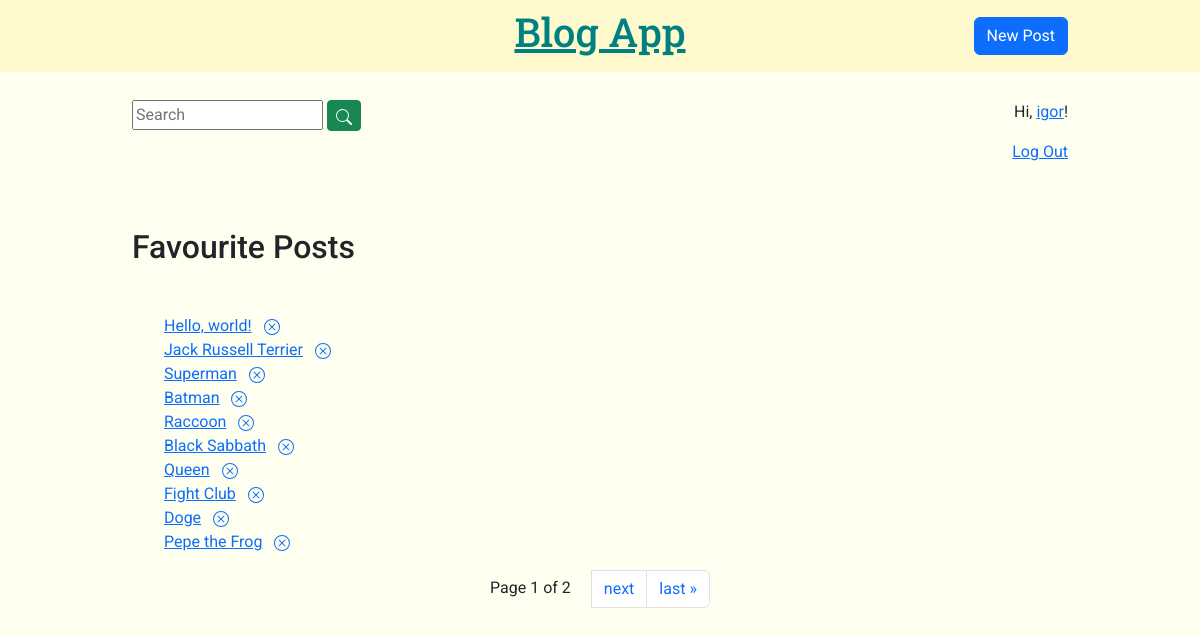
Page /accounts/profile/igor/favourites/ (signed in) on the committed database.
### blog_app/models.py (models this page shows, shortened)
class Post(models.Model):
	title = models.CharField(max_length=200)
	author = models.ForeignKey("auth.user", on_delete=models.CASCADE) # many-to-one relationship
	date = models.DateTimeField(auto_now_add=True)
	text = models.TextField()
	img = models.ImageField(upload_to="images/", blank=True)
	slug = models.SlugField(unique=True, max_length=100, null=False, default="")
	tags = TaggableManager()
	favourites = models.ManyToManyField("auth.user", related_name="favourite", blank=True, default=None)

### accounts/views.py (the view)
# urls.py: path("profile/<str:username>/favourites/", views.favourite_list, name="favourite_list"),
@login_required
def favourite_list(request, username):
	favor_posts = Post.objects.filter(favourites=request.user).order_by("date")
	template_name = "accounts/favourites.html"
	paginator = Paginator(favor_posts, 10)
	page_number = request.GET.get("page")
	page_obj = paginator.get_page(page_number)
	context = {
		"username": username,
		"page_obj": page_obj
	}
	return render(request=request, template_name=template_name, context=context)

### accounts/templates/accounts/favourites.html (shortened to what this page needs)
{% extends 'blog_app/base.html' %}
{% block content %}
<div class="container my-container">
	<h2 class="my-5">Favourite Posts</h2>
	<ul class="favor-posts">
	{% for post in page_obj %}
		<li class="list-group-item">
			<a href="{% url 'post_detail' post.pk %}">{{ post.title }}</a>
			<a href="{% url 'favourite_add' post.pk %}" class="ms-2" data-bs-toggle="tooltip" title="Remove from favourites">
			</a>
		</li>
	{% empty %}
		<li class="list-group-item">No posts yet</li>
	{% endfor %}
	</ul>
	<div class="pagination">
		<ul class="step-links container pagination justify-content-center">
			<li class="page-item"><a class="current page-link my-pagecount">
				Page {{ page_obj.number }} of {{ page_obj.paginator.num_pages }}
			</a></li>
			{% if page_obj.has_next %}
			<li class="page-item"><a href="?page={{ page_obj.next_page_number }}" class="page-link ms-2">next</a></li>
			<li class="page-item"><a href="?page={{ page_obj.paginator.num_pages }}" class="page-link">last &raquo;</a></li>
			{% endif %}
		</ul>
	</div>
</div>
{% endblock content %}

### blog_app/templates/blog_app/base.html (shortened to what this page needs)
{% load static %}
<!DOCTYPE html>
	<html lang="en">
	<head>
		<link rel="stylesheet" href="{% static 'css/bootstrap.min.css' %}">
		<link rel="stylesheet" href="{% static 'css/main.css' %}">
	</head>
	<body>
		<header>
			<nav class="navbar navbar-expand-sm fixed-top">
				<div class="container mx-auto row my-container">
					<div class="col-6 g-0 text-center">
						<h1><a href="{% url 'index' %}">Blog App</a></h1>
					</div>
					<div class="col-3 g-0 text-end">
						<a href="{% url 'new_post' %}" class="btn btn-primary">New Post</a>
					</div>
				</div>
			</nav>
		</header>
		<div class="row container my-container my-top-container">
			<div class="col-sm g-0">
				<form action="{% url 'search_results' %}" method="get">
					<input name="q" type="text" placeholder="Search" required>
					<button type="submit" class="btn btn-success btn-sm">
					</button>
				</form>
			</div>
			<div class="col-sm g-0 pt-4 pt-sm-0 text-end">
			{% if user.is_authenticated %}
				<p>Hi, <a href="{% url 'profile' user.username %}">{{ user.username }}</a>!</p>
				<p><a href="{% url 'logout' %}">Log Out</a></p>
			{% else %}
				<p>You are not logged in</p>
				<p><a href="{% url 'login' %}">Log In</a> |
					<a href="{% url 'signup' %}">Sign Up</a>
				</p>
			{% endif %}
			</div>
		</div>
		{% block content %}
		{% endblock content %}
	</body>
</html>

### static/css/main.css (style rules this page uses)
body { font-family: "Roboto", sans-serif; background: ivory; }
h1 { font-family: "Roboto Slab", serif; font-weight: 500; color: teal; }
header nav.navbar { background: lemonchiffon; }
header nav.navbar h1 a, .post-entry h2 { font-family: "Roboto Slab", serif; color: teal; }
.my-container { max-width: 960px; margin: auto; }
.my-top-container { margin-top: 100px; }
.my-pagecount { border: none; background: none; color: inherit; }

### rows in the picture
Post: title "Hello, world!"
Post: title "Jack Russell Terrier"
Post: title "Superman"
Post: title "Batman"
Post: title "Raccoon"
Post: title "Black Sabbath"
Post: title "Queen"
Post: title "Fight Club"
Post: title "Doge"
Post: title "Pepe the Frog"

### other values in the picture
{{ user.username }} "igor"
{{ page_obj.number }} "1"
{{ page_obj.paginator.num_pages }} "2"
